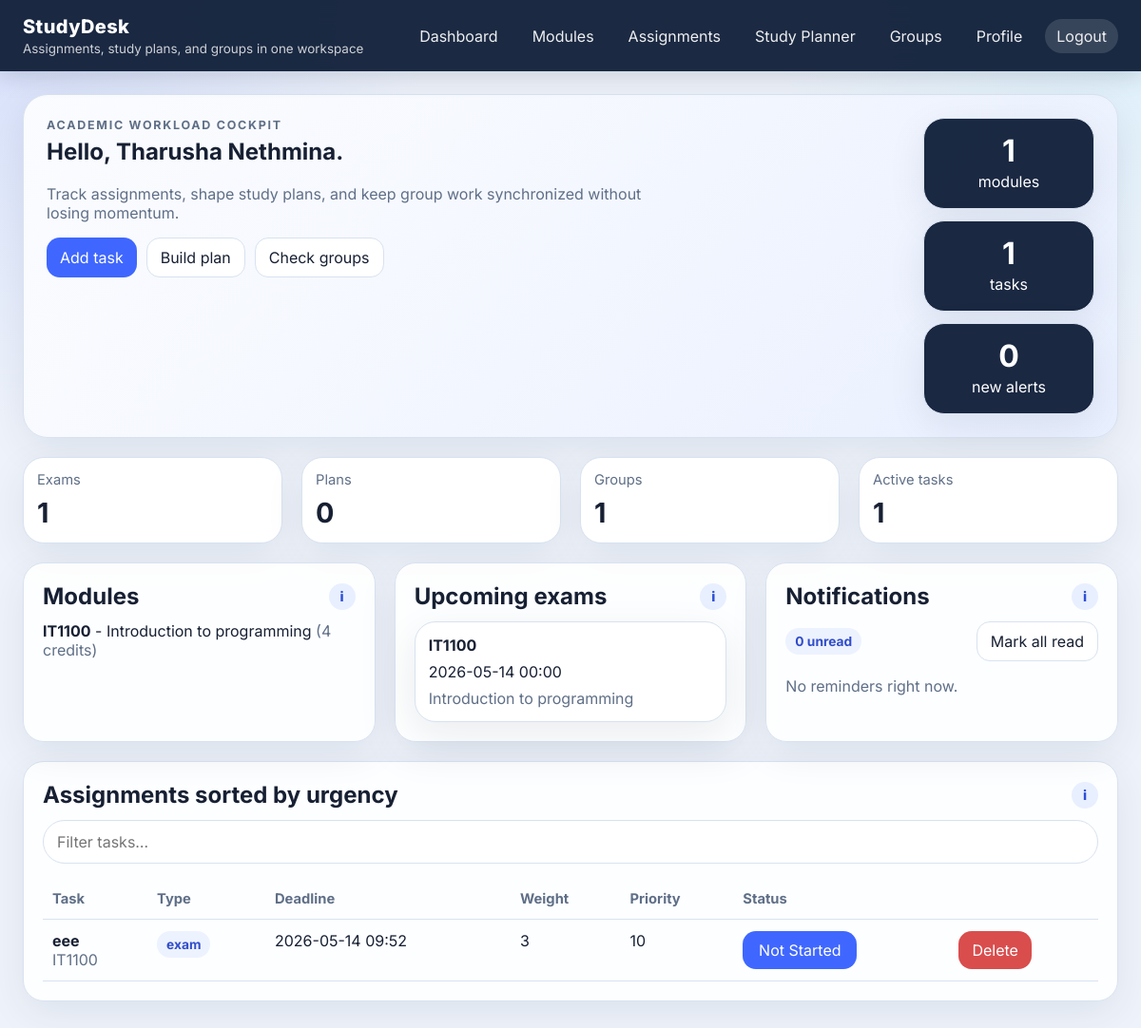
The app's page /dashboard (signed in) with its own data.
### models.py (models this page shows)
class User(db.Model, UserMixin):
    __tablename__ = "users"
    id = db.Column(db.Integer, primary_key=True)
    name = db.Column(db.String(120), nullable=False)
    email = db.Column(db.String(120), unique=True, nullable=False, index=True)
    password_hash = db.Column(db.String(255), nullable=False)
    program = db.Column(db.String(120), default="")
    location_pref = db.Column(db.String(120), default="")
    availability = db.Column(db.String(255), default="")
    study_goal = db.Column(db.String(255), default="")
    created_at = db.Column(db.DateTime, default=datetime.utcnow)
    modules = db.relationship("Module", backref="owner", lazy=True, cascade="all, delete-orphan")
    notifications = db.relationship("Notification", backref="recipient", lazy=True, cascade="all, delete-orphan")

class Module(db.Model):
    __tablename__ = "modules"
    id = db.Column(db.Integer, primary_key=True)
    user_id = db.Column(db.Integer, db.ForeignKey("users.id"), nullable=False, index=True)
    code = db.Column(db.String(20), nullable=False)
    name = db.Column(db.String(120), nullable=False)
    credits = db.Column(db.Integer, default=0)
    assignments = db.relationship("Assignment", backref="module", lazy=True, cascade="all, delete-orphan")
    exams = db.relationship("ExamEvent", backref="module", lazy=True, cascade="all, delete-orphan")
    topics = db.relationship("StudyTopic", backref="module", lazy=True, cascade="all, delete-orphan")
    plans = db.relationship("StudyPlan", backref="module", lazy=True, cascade="all, delete-orphan")
    groups = db.relationship("StudyGroup", backref="module", lazy=True, cascade="all, delete-orphan")

class ExamEvent(db.Model):
    __tablename__ = "exam_events"
    id = db.Column(db.Integer, primary_key=True)
    module_id = db.Column(db.Integer, db.ForeignKey("modules.id"), nullable=False, index=True)
    module_code = db.Column(db.String(20), nullable=False, index=True)
    exam_date = db.Column(db.DateTime, nullable=False, index=True)
    created_from_assignment_id = db.Column(db.Integer, db.ForeignKey("assignments.id"), nullable=True)

class Assignment(db.Model):
    __tablename__ = "assignments"
    id = db.Column(db.Integer, primary_key=True)
    module_id = db.Column(db.Integer, db.ForeignKey("modules.id"), nullable=False, index=True)
    title = db.Column(db.String(200), nullable=False)
    type = db.Column(db.String(30), nullable=False)
    deadline = db.Column(db.DateTime, nullable=False, index=True)
    credit_weight = db.Column(db.Integer, default=0)
    priority_level = db.Column(db.Integer, default=1)
    status = db.Column(db.String(30), default="Not Started")
    created_at = db.Column(db.DateTime, default=datetime.utcnow)

### app.py (the view)
@app.route("/dashboard")
@login_required
def dashboard():
    modules = Module.query.filter_by(user_id=current_user.id).all()
    assignments = (
        Assignment.query.join(Module, Assignment.module_id == Module.id)
        .filter(Module.user_id == current_user.id)
        .all()
    )
    assignments = sorted(assignments, key=lambda a: (a.deadline, -a.priority_level, -a.credit_weight))
    exams = (
        ExamEvent.query.join(Module, ExamEvent.module_id == Module.id)
        .filter(Module.user_id == current_user.id)
        .order_by(ExamEvent.exam_date.asc())
        .all()
    )
    plans = StudyPlan.query.filter_by(user_id=current_user.id).all()
    groups = StudyGroupMember.query.filter_by(user_id=current_user.id).all()
    notifications = Notification.query.filter_by(user_id=current_user.id).order_by(Notification.created_at.desc()).limit(10).all()
    stats = {
        "modules": len(modules),
        "assignments": len(assignments),
        "active_tasks": sum(1 for a in assignments if a.status != "Completed"),
        "exams": len(exams),
        "plans": len(plans),
        "groups": len(groups),
        "unread": Notification.query.filter_by(user_id=current_user.id, is_read=False).count(),
    }
    return render_template(
        "dashboard.html",
        modules=modules,
        assignments=assignments,
        exams=exams,
        plans=plans,
        groups=groups,
        notifications=notifications,
        stats=stats,
    )

### app.py (called while the page is built)
@login_manager.user_loader
def load_user(user_id):
    return User.query.get(int(user_id))

@app.template_filter("dt")
def dt_filter(value):
    if not value:
        return ""
    if isinstance(value, datetime):
        return value.strftime("%Y-%m-%d %H:%M")
    return value

### templates/dashboard.html
{% extends "base.html" %}
{% block content %}
<section class="hero">
  <div>
    <div class="eyebrow">Academic workload cockpit</div>
    <h1>Hello, {{ current_user.name }}.</h1>
    <p>Track assignments, shape study plans, and keep group work synchronized without losing momentum.</p>
    <div class="hero-actions">
      <a class="button-link" href="{{ url_for('assignments') }}">Add task</a>
      <a class="button-link secondary" href="{{ url_for('planner') }}">Build plan</a>
      <a class="button-link secondary" href="{{ url_for('groups') }}">Check groups</a>
    </div>
  </div>
  <div class="stat-stack">
    <div class="stat-box">
      <strong>{{ stats.modules }}</strong><span>modules</span>
    </div>
    <div class="stat-box">
      <strong>{{ stats.assignments }}</strong><span>tasks</span>
    </div>
    <div class="stat-box">
      <strong>{{ stats.unread }}</strong><span>new alerts</span>
    </div>
  </div>
</section>
<div class="grid-4 metrics">
  <div class="mini-card metric"><span>Exams</span><strong>{{ stats.exams }}</strong></div>
  <div class="mini-card metric"><span>Plans</span><strong>{{ stats.plans }}</strong></div>
  <div class="mini-card metric"><span>Groups</span><strong>{{ stats.groups }}</strong></div>
  <div class="mini-card metric"><span>Active tasks</span><strong>{{ stats.active_tasks }}</strong></div>
</div>
<div class="grid-3">
  <section class="card">
    <div class="section-head">
      <h2>Modules</h2>
      <span class="tip" title="Modules are the parent containers for assignments, topics, and groups.">i</span>
    </div>
    {% if modules %}
      <ul class="list compact">
        {% for m in modules %}
          <li><strong>{{ m.code }}</strong> - {{ m.name }} <span class="subtle">({{ m.credits }} credits)</span></li>
        {% endfor %}
      </ul>
    {% else %}
      <p class="muted">Add a module to start tracking coursework.</p>
    {% endif %}
  </section>
  <section class="card">
    <div class="section-head">
      <h2>Upcoming exams</h2>
      <span class="tip" title="Exam dates are automatically turned into study-plan anchors.">i</span>
    </div>
    {% if exams %}
      <div class="stack">
        {% for e in exams %}
          <div class="mini-card">
            <strong>{{ e.module.code }}</strong>
            <div>{{ e.exam_date|dt }}</div>
            <div class="subtle">{{ e.module.name }}</div>
          </div>
        {% endfor %}
      </div>
    {% else %}
      <p class="muted">No exam anchors yet.</p>
    {% endif %}
  </section>
  <section class="card">
    <div class="section-head">
      <h2>Notifications</h2>
      <span class="tip" title="Tap a notification to mark it as read. Use the clear-all button for a clean inbox.">i</span>
    </div>
    <div class="row between">
      <span class="pill">{{ stats.unread }} unread</span>
      <button type="button" class="ghost-button" data-mark-all-read title="Mark every notification as read">Mark all read</button>
    </div>
    {% if notifications %}
      <ul class="list compact notif-list">
        {% for n in notifications %}
          <li class="notif-item {{ 'unread' if not n.is_read else 'read' }}" data-notification-id="{{ n.id }}" title="Click to mark as read">{{ n.message }}</li>
        {% endfor %}
      </ul>
    {% else %}
      <p class="muted">No reminders right now.</p>
    {% endif %}
  </section>
</div>
<section class="card">
  <div class="section-head">
    <h2>Assignments sorted by urgency</h2>
    <span class="tip" title="The dashboard sorts by deadline first, then priority and credit weight.">i</span>
  </div>
  <div class="toolbar">
    <input type="search" class="searchbox" placeholder="Filter tasks…" data-live-filter=".assignment-row" title="Search by title, type, or status">
  </div>
  <div class="table-wrap">
    <table>
      <thead>
        <tr><th>Task</th><th>Type</th><th>Deadline</th><th>Weight</th><th>Priority</th><th>Status</th><th></th></tr>
      </thead>
      <tbody>
        {% for a in assignments %}
        <tr class="assignment-row">
          <td>
            <strong>{{ a.title }}</strong>
            <div class="subtle">{{ a.module.code }}</div>
          </td>
          <td><span class="pill">{{ a.type }}</span></td>
          <td>{{ a.deadline|dt }}</td>
          <td>{{ a.credit_weight }}</td>
          <td>{{ a.priority_level }}</td>
          <td><button class="status-btn" data-id="{{ a.id }}" title="Tap to cycle: Not Started → In Progress → Submitted → Completed">{{ a.status }}</button></td>
          <td>
            <form method="post" action="{{ url_for('delete_assignment', assignment_id=a.id) }}">
              <button class="danger" type="submit" title="Delete this task">Delete</button>
            </form>
          </td>
        </tr>
        {% endfor %}
      </tbody>
    </table>
  </div>
</section>
{% endblock %}

### templates/base.html (shortened to what this page needs)
<!doctype html>
<html lang="en">
<head>
  <link rel="stylesheet" href="{{ url_for('static', filename='css/style.css') }}">
</head>
<body>
  <header class="topbar">
    <div class="brand-wrap">
      <div class="brand">StudyDesk</div>
      <div class="brand-sub">Assignments, study plans, and groups in one workspace</div>
    </div>
    <nav class="nav-links">
      {% if current_user.is_authenticated %}
        <a href="{{ url_for('dashboard') }}" title="View your workload overview">Dashboard</a>
        <a href="{{ url_for('modules') }}" title="Manage your modules">Modules</a>
        <a href="{{ url_for('assignments') }}" title="Track tasks and deadlines">Assignments</a>
        <a href="{{ url_for('planner') }}" title="Build and adjust study plans">Study Planner</a>
        <a href="{{ url_for('groups') }}" title="See your study groups">Groups</a>
        <a href="{{ url_for('profile') }}" title="Edit your account settings">Profile</a>
        <a class="nav-pill" href="{{ url_for('logout') }}" title="Sign out">Logout</a>
      {% else %}
        <a href="{{ url_for('login') }}">Login</a>
        <a class="nav-pill" href="{{ url_for('register') }}">Register</a>
      {% endif %}
    </nav>
  </header>
  <main class="container">
    {% block content %}{% endblock %}
  </main>
</body>
</html>

### records on screen
User: name "Tharusha Nethmina"
Module: code "IT1100", name "Introduction to programming", credits "4"
ExamEvent: module.code "IT1100", exam_date|dt "2026-05-14 00:00", module.name "Introduction to programming"
Assignment: title "eee", module.code "IT1100", type "exam", deadline|dt "2026-05-14 09:52", credit_weight "3", priority_level "10", status "Not Started"

### other values on screen
{{ stats.modules }} "1"
{{ stats.assignments }} "1"
{{ stats.unread }} "0"
{{ stats.exams }} "1"
{{ stats.plans }} "0"
{{ stats.groups }} "1"
{{ stats.active_tasks }} "1"
